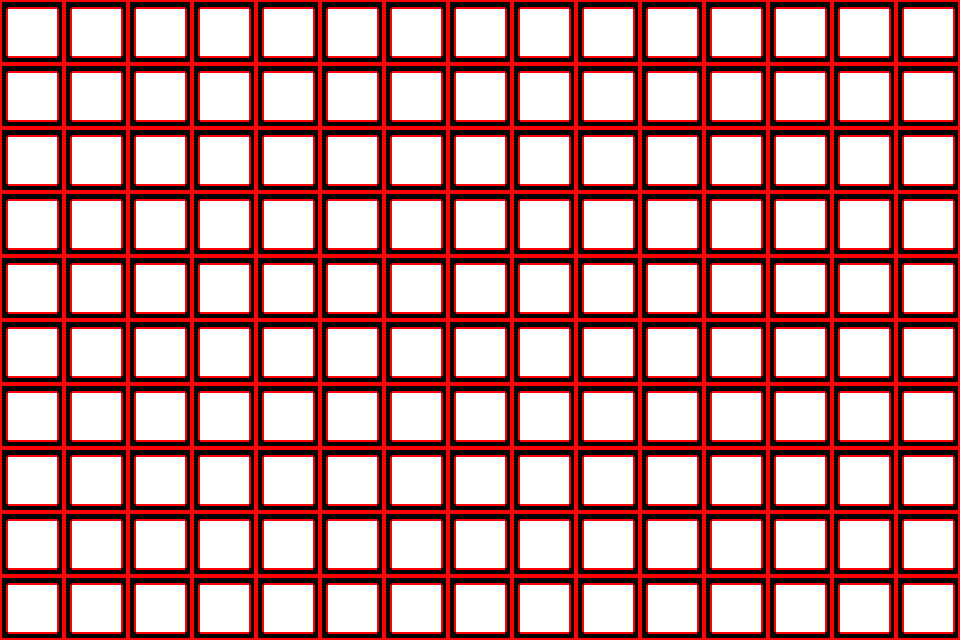

A 2D game scene composited from a Tiled map and its tileset images. What follows is a short description and the map's XML, with every tile layer's data as written:
An orthogonal 15x10 tile map with 64x64 px tiles, 1 tile layer (layer).

<map version="1.0" tiledversion="1.1.4" orientation="orthogonal" renderorder="right-down" width="15" height="10" tilewidth="64" tileheight="64" infinite="0" nextobjectid="1">
 <tileset firstgid="1" name="space" tilewidth="64" tileheight="64" tilecount="1" columns="1">
  <image source="space.png" width="64" height="64" />
 </tileset>
 <layer name="layer" width="15" height="10">
  <data encoding="csv">
1,1,1,1,1,1,1,1,1,1,1,1,1,1,1,
1,1,1,1,1,1,1,1,1,1,1,1,1,1,1,
1,1,1,1,1,1,1,1,1,1,1,1,1,1,1,
1,1,1,1,1,1,1,1,1,1,1,1,1,1,1,
1,1,1,1,1,1,1,1,1,1,1,1,1,1,1,
1,1,1,1,1,1,1,1,1,1,1,1,1,1,1,
1,1,1,1,1,1,1,1,1,1,1,1,1,1,1,
1,1,1,1,1,1,1,1,1,1,1,1,1,1,1,
1,1,1,1,1,1,1,1,1,1,1,1,1,1,1,
1,1,1,1,1,1,1,1,1,1,1,1,1,1,1
</data>
 </layer>
</map>